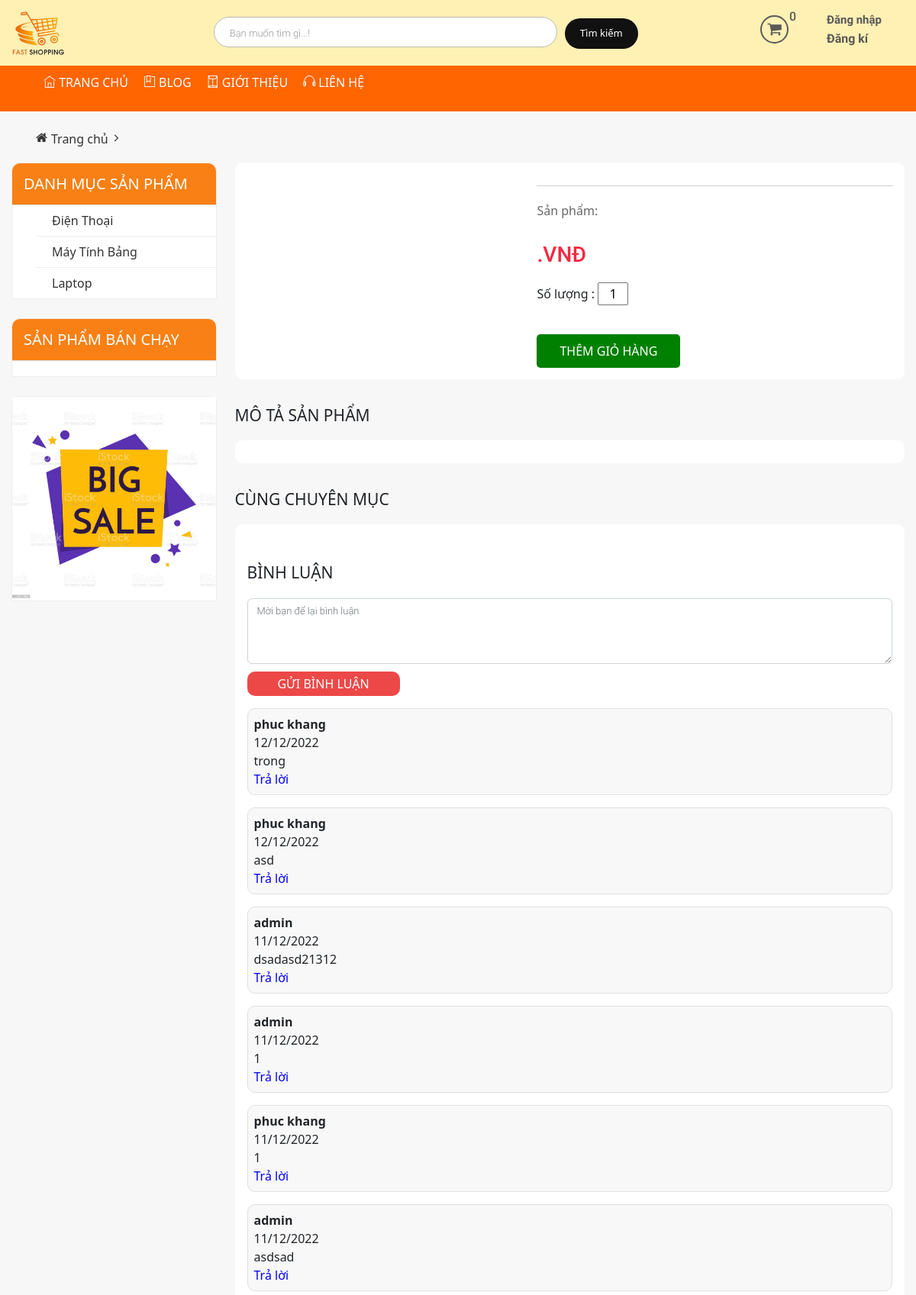
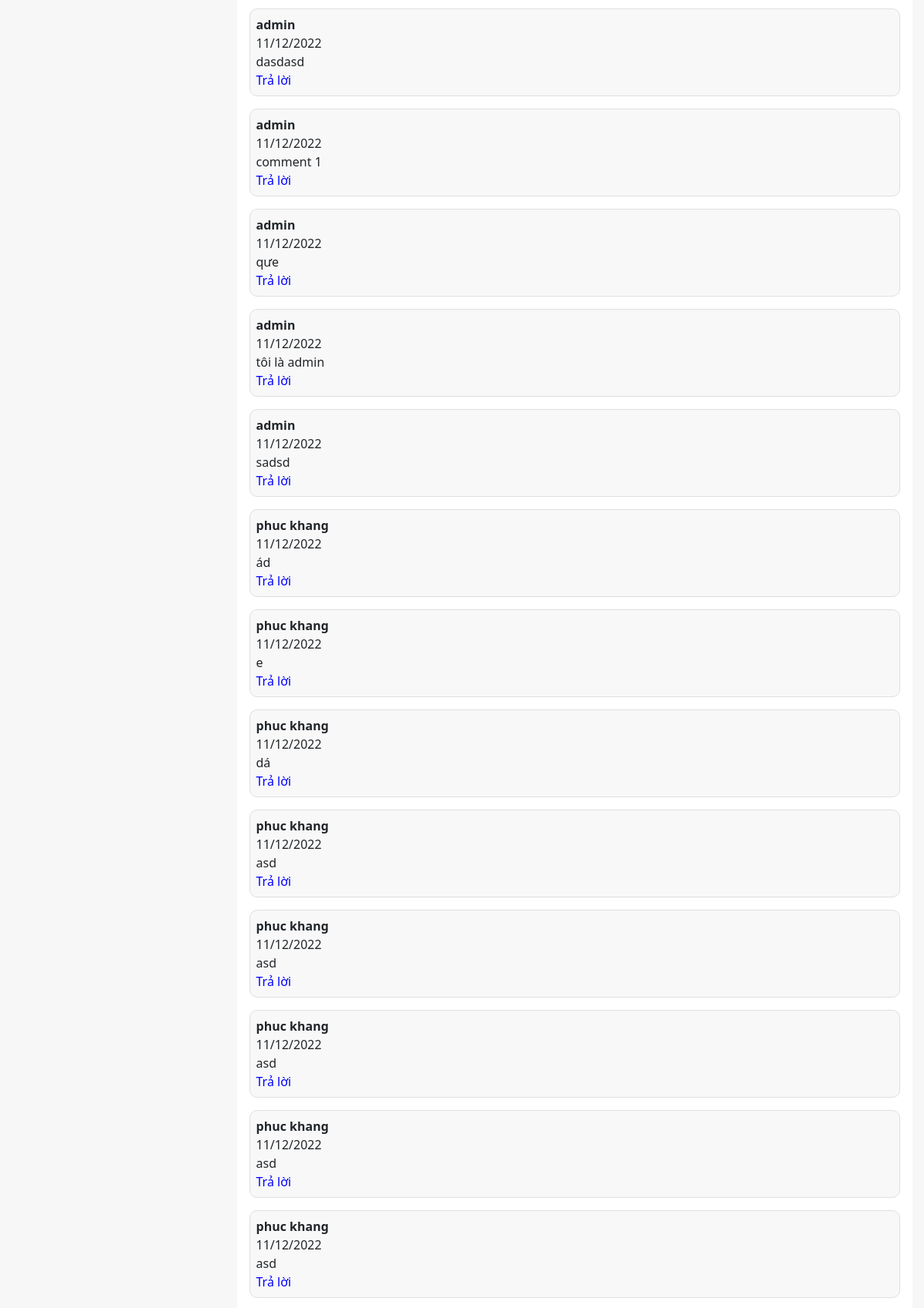
/Source_code/index.php?modules=products&controllers=index&action=detail&id=48 (upper part), run on the app's committed database (2 pictures, top to bottom).
### tables this page shows
CREATE TABLE `tbl_comment` (
  `id` int NOT NULL AUTO_INCREMENT,
  `customer_id` int NOT NULL,
  `product_id` int NOT NULL,
  `comment` varchar(3000) NOT NULL,
  `refer` int NOT NULL,
  `create_date` varchar(255) NOT NULL,
  PRIMARY KEY (`id`),
  KEY `customer_id` (`customer_id`),
  KEY `product_id` (`product_id`),
  CONSTRAINT `tbl_comment_ibfk_1` FOREIGN KEY (`customer_id`) REFERENCES `tbl_customer` (`id`) ON DELETE CASCADE,
  CONSTRAINT `tbl_comment_ibfk_2` FOREIGN KEY (`product_id`) REFERENCES `tbl_product` (`id`) ON DELETE CASCADE
);

CREATE TABLE `tbl_customer` (
  `id` int NOT NULL AUTO_INCREMENT,
  `username` varchar(255) NOT NULL,
  `password` varchar(255) NOT NULL,
  `fullname` varchar(255) NOT NULL,
  `mail` varchar(255) NOT NULL,
  `phone` varchar(10) NOT NULL,
  `address` text NOT NULL,
  `create_date` varchar(255) NOT NULL,
  PRIMARY KEY (`id`)
);

### Source_code/modules/products/controllers/indexController.php (called while the page is built, shortened)
<?php
function detailAction() {
	$id = $_GET['id'];
	$id_cat = getIDCatByIDProduct($id);
	$name = getNameCatById($id_cat);
	$same_cat = getProductById_cat($id_cat);
	$res = getProductById($id);
	$comment = getAllCommentByIDProduct($id);
	$len = count($comment);
	$i = 0;
	for ($i = 0; $i < $len; $i++) {
		if ($comment[$i]['refer'] != -1) {
			break;
		}
	}
	$tmp = $i;
	$i = 0;
	$comment_data = array();
	if ($len != 0) {
		while ($i < $len && $comment[$i]['refer'] == -1) {
			$comment_data[] = $comment[$i];
			for ($j = $tmp; $j < $len; $j++) {
				if ($comment[$j]['refer'] == $comment[$i]['id']) {
					$comment_data[] = $comment[$j];
				}
			}
			$i++;
		}
	}
	$data = [$name, $res, $same_cat, $comment_data];
	load_view('detail',$data);
}

### Source_code/core/router.php (called while the page is built, shortened)
<?php
$action_name = get_action().'Action';
call_function(array('construct', $action_name));

### Source_code/core/appload.php (called while the page is built, shortened)
<?php
require COREPATH . DIRECTORY_SEPARATOR . 'base.php';
require COREPATH . DIRECTORY_SEPARATOR . 'router.php';

### Source_code/index.php (called while the page is built, shortened)
<?php
require COREPATH.DIRECTORY_SEPARATOR.'appload.php';

### Source_code/libraries/database.php (called while the page is built, shortened)
<?php
function db_query($query_string) {
    global $conn;
    $result = mysqli_query($conn, $query_string);
    return $result;
}
function db_fetch_array($query_string) {
    $result = array();
    $mysqli_result = db_query($query_string);
    while ($row = mysqli_fetch_assoc($mysqli_result)) {
        $result[] = $row;
    }
    return $result;
}

### Source_code/modules/products/models/indexModel.php (called while the page is built, shortened)
<?php
function getAllCommentByIDProduct($id) {
	return db_fetch_array("SELECT
	`tbl_comment`.`id`,
	`tbl_comment`.`comment`,
	`tbl_comment`.`refer`,
	`tbl_customer`.`fullname`,
	`tbl_comment`.`create_date`
	FROM `tbl_comment`
	LEFT JOIN `tbl_customer`
	ON `tbl_customer`.`id` = `tbl_comment`.`customer_id`
	WHERE `product_id`='$id' ORDER BY `refer` ASC, `tbl_comment`.`id` DESC");
}
 ?>

### Source_code/modules/products/views/detailView.php (the view, shortened to what this page needs)
<div id="main-content-wp" class="clearfix detail-product-page">
    <div class="wp-inner">
        <div class="secion" id="breadcrumb-wp">
            <div class="secion-detail">
                <ul class="list-item clearfix">
                    <li>
                        <a href="" title="">Trang chủ</a>
                    </li>
                </ul>
            </div>
        </div>
        <div class="main-content fl-right">
            <div class="section" id="detail-product-wp">
                <div class="section-detail clearfix">
                    <div class="info fl-right">
                        <h3 class="product-name"><?php echo $data['1']['name']; ?></h3>
                        <div class="num-product">
                            <span class="title">Sản phẩm: </span>
                        </div>
                        <p class="price"><?php echo $data['1']['price'].' .VNĐ' ;?></p>
                        <div id="num-order-wp">
                            <p style="display: inline-block; ">Số lượng : </p>
                            <input type="text" name="" style="width: 40px;text-align: center;" value="1">
                        </div>
                        <a href="<?php $id = $data['1']['id']; if(!empty($_SESSION['id_customer'])) $urlll ="?modules=carts&controllers=index&action=add&id=$id" ;else $urlll ="?modules=users&controllers=index&action=index&report=1" ;echo $urlll;?> " title="Thêm giỏ hàng" class="add-cart">Thêm giỏ hàng</a>
                    </div>
                </div>
            </div>
            <div class="section" id="post-product-wp">
                <div class="section-head">
                    <h3 class="section-title">Mô tả sản phẩm</h3>
                </div>
                <div class="section-detail">
                </div>
            </div>
            <div class="section" id="same-category-wp">
                <div class="section-head">
                    <h3 class="section-title">Cùng chuyên mục</h3>
                </div>
            </div>
            <div class="section comment-section" id="same-category-wp">
                <div class="section-head">
                    <h3 class="section-title">Bình luận</h3>
                </div>
                <form id="comment-section" action="<?php $id = $_GET['id']; if(!empty($_SESSION['id_customer']) || isset($_SESSION['is_login'])) $urlll ="?modules=products&action=addComment&id=$id" ;else $urlll ="?modules=users&controllers=index&action=index&report=2" ;echo $urlll;?>" method="POST">
                    <textarea class="form-control" rows="3" name="comment" placeholder="Mời bạn để lại bình luận"></textarea>
                    <button type="submit" class="send-comment-btn">GỬI BÌNH LUẬN</button>
                </form>
                <?php
                foreach ($data[3] as $value) {
                    if ($value['refer'] == -1) {
                ?>
                <div class="my-3 <?php if ($value['fullname'] == NULL) {
                            echo "admin-comment-field";
                        } else
                            echo "comment-field"?>" id="comment-<?php echo $value['id'] ?>">
                    <div class="fw-bold"><?php if ($value['fullname'] == NULL) {
                            echo "Admin";
                        } else {
                            echo $value['fullname'];
                        }?></div>
                    <div><?php echo $value['create_date'] ?></div>
                    <div><?php echo $value['comment'] ?></div>
                    <div class="answer-small-btn" id="rep-btn-<?php echo $value['id'] ?>" onclick="display(this)">Trả lời</div>
                </div>
                <?php
                    }
                }
                ?>
            </div>
        </div>
    </div>
</div>

### Source_code/core/base.php (shortened to what this page needs)
<?php
function get_module() {
    global $config;
    $module = isset($_GET['modules']) ? $_GET['modules'] : $config['default_module'];
    return $module;
}
function call_function($list_function = array()) {
    if (is_array($list_function)) {
        foreach ($list_function as $f) {
            if (function_exists("$f")) {
                $f();
            }
        }
    }
}
function load_view($name, $data_send = array()) {
    $data = $data_send;
    $path = MODULESPATH . DIRECTORY_SEPARATOR . get_module() . DIRECTORY_SEPARATOR . 'views' . DIRECTORY_SEPARATOR . $name . 'View.php';
    if (file_exists($path)) {
        require $path;
    } else {
        echo "Không tìm thấy {$path}";
    }
}
function get_header($name = '') {
    global $data;
    if (empty($name)) {
        $name = 'header';
    } else {
        $name = "header-{$name}";
    }
    $path = LAYOUTPATH . DIRECTORY_SEPARATOR . $name . '.php';
    if (file_exists($path)) {
        if (is_array($data)) {
            foreach ($data as $key => $a) {
                $$key = $a;
            }
        }
        require $path;
    } else {
        echo "Không tìm thấy {$path}";
    }
}
function get_footer($name = '') {
    global $data;
    if (empty($name)) {
        $name = 'footer';
    } else {
        $name = "footer-{$name}";
    }
    $path = LAYOUTPATH . DIRECTORY_SEPARATOR . $name . '.php';
    if (file_exists($path)) {
        if (is_array($data)) {
            foreach ($data as $key => $a) {
                $$key = $a;
            }
        }
        require $path;
    } else {
        echo "Không tìm thấy {$path}";
    }
}
function get_sidebar($name = '') {
    global $data;
    if (empty($name)) {
        $name = 'sidebar';
    } else {
        $name = "{$name}";
    }
    $path = LAYOUTPATH . DIRECTORY_SEPARATOR . $name . '.php';
    if (file_exists($path)) {
        if (is_array($data)) {
            foreach ($data as $key => $a) {
                $$key = $a;
            }
        }
        require $path;
    } else {
        echo "Không tìm thấy {$path}";
    }
}
?>

### Source_code/public/css/import/global.css (style rules this page uses)
body { font-family: 'Roboto Regular'; font-size: 14px; line-height: normal; color: #272727; line-height: 24px; }
.wp-inner { width: 1170px; margin: 0px auto; }
.fl-right { float: right; }
ul li { list-style: none!important; }
a { text-decoration: none!important; }

### Source_code/public/css/import/home.css (style rules this page uses)
#main-content-wp { background: #f7f7f7; padding-top: 25px; padding-bottom: 75px; }
.main-content { width: 75%; margin-left: 2%; }

### Source_code/public/css/import/category_product.css (style rules this page uses)
#breadcrumb-wp { margin-bottom: 20px; }
#breadcrumb-wp .list-item li { float: left; }
#breadcrumb-wp .list-item li a { position: relative; display: block; color: #333; padding-left: 20px; line-height: normal; }
#breadcrumb-wp .list-item li:first-child a:before { position: absolute; content: '\f015'; font-family: 'FontAwesome'; top: 1px; left: 0; line-height: normal; }

### Source_code/public/css/import/detail_product.css (style rules this page uses)
#detail-product-wp .info { width: 58%; padding-left: 25px; }
#detail-product-wp .section-detail, #post-product-wp .section-detail { background: #fff; padding: 15px; border-radius: 10px; }
#detail-product-wp .info .product-name { font-size: 24px; padding-bottom: 15px; margin-bottom: 20px; border-bottom: 1px solid #d0d0d0; }
#detail-product-wp .info .num-product { margin-bottom: 25px; }
#detail-product-wp .info .num-product .title { color: #666 }
#detail-product-wp .info .price { font-size: 28px; font-family: 'Roboto Medium'; color: #f12a43; margin-bottom: 15px; }
#num-order-wp { margin-bottom: 25px; }
#detail-product-wp .add-cart { display: inline-block; padding: 10px 30px; font-size: 16px; background: green; color: #fff; border-radius: 5px; text-transform: uppercase; }
#post-product-wp .section-title, #same-category-wp .section-title { font-size: 21px; margin: 35px 0px 20px 0px; text-transform: uppercase; }

### Source_code/public/css/import/comments.css (style rules this page uses)
.comment-section { background-color: white; border-radius: 10px; padding: 16px; }
.answer-small-btn { color: blue; cursor: pointer; }
.send-comment-btn { margin-top: 10px; padding: 4px; color: white; background-color: rgb(237, 72, 72); width: 200px; border: none; border-radius: 10px; }
.comment-field { padding: 8px; background: #f8f8f8; border: 1px solid #dfdfdf; border-radius: 10px; }

### data on the page
tbl_comment: customer.fullname "phuc khang", create_date "12/12/2022", comment "trong"
tbl_comment: customer.fullname "phuc khang", create_date "12/12/2022", comment "asd"
tbl_comment: customer.fullname "admin", create_date "11/12/2022", comment "dsadasd21312"
tbl_comment: customer.fullname "admin", create_date "11/12/2022", comment "1"
tbl_comment: customer.fullname "phuc khang", create_date "11/12/2022", comment "1"
tbl_comment: customer.fullname "admin", create_date "11/12/2022", comment "asdsad"
tbl_comment: customer.fullname "admin", create_date "11/12/2022", comment "dasdasd"
tbl_comment: customer.fullname "admin", create_date "11/12/2022", comment "comment 1"
tbl_comment: customer.fullname "admin", create_date "11/12/2022", comment "qưe"
tbl_comment: customer.fullname "admin", create_date "11/12/2022", comment "tôi là admin"
tbl_comment: customer.fullname "admin", create_date "11/12/2022", comment "sadsd"
tbl_comment: customer.fullname "phuc khang", create_date "11/12/2022", comment "ád"
tbl_comment: customer.fullname "phuc khang", create_date "11/12/2022", comment "e"
tbl_comment: customer.fullname "phuc khang", create_date "11/12/2022", comment "dá"
tbl_comment: customer.fullname "phuc khang", create_date "11/12/2022", comment "asd"
tbl_comment: customer.fullname "phuc khang", create_date "11/12/2022", comment "asd"
tbl_comment: customer.fullname "phuc khang", create_date "11/12/2022", comment "asd"
tbl_comment: customer.fullname "phuc khang", create_date "11/12/2022", comment "asd"
tbl_comment: customer.fullname "phuc khang", create_date "11/12/2022", comment "asd"
